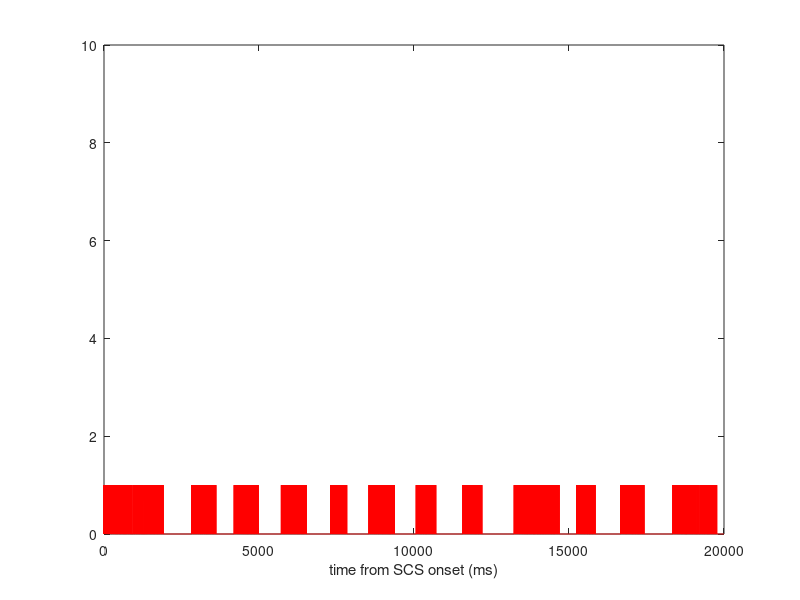
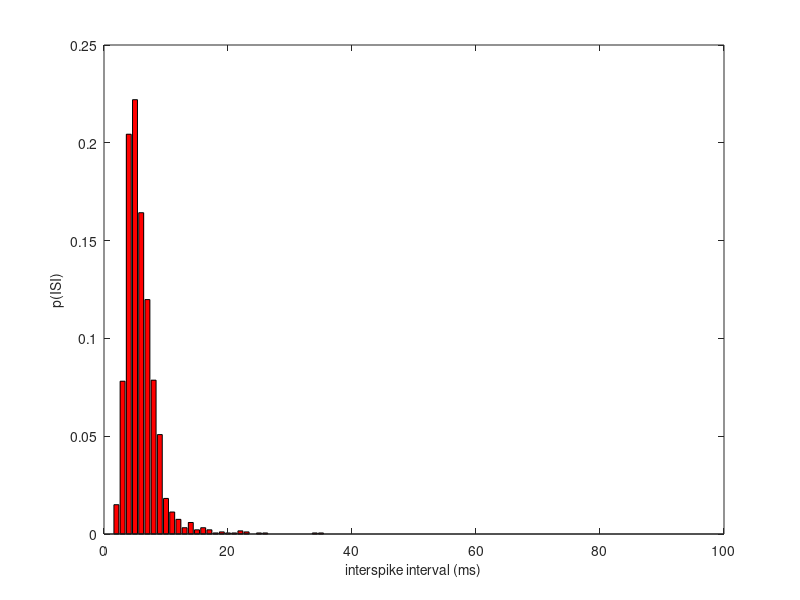
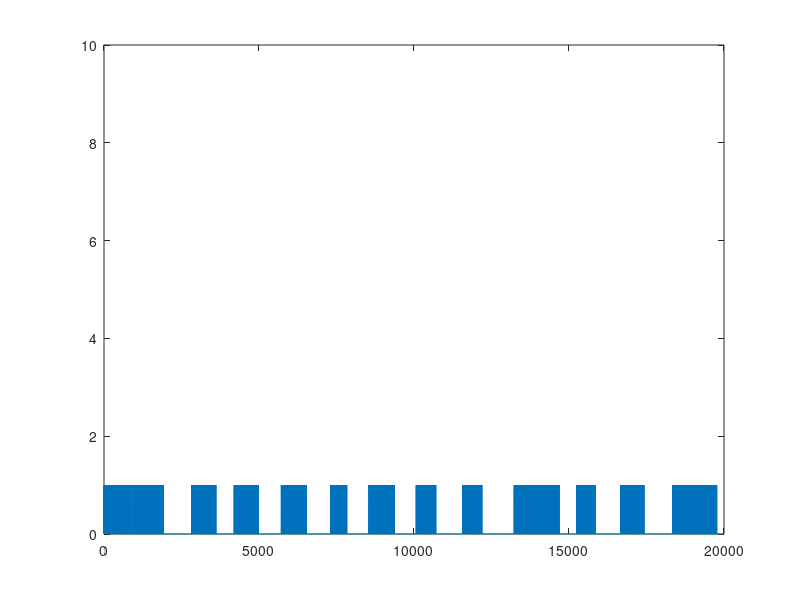

These charts were generated, in order, by the following MATLAB code:
%% The SCS abstract model for 1kHz including noise - In this code fast AHP, ADP and slow AHP mechanisms are considered. 
clc
clear all
close all
%
t=20000 ;  % time of stimulation (ms)

sigma=0.05 ;   % sigma for Guassian noise

threshold= 0  ;          % threshold is updated based on slow AHP

for i=1:t
    
r(1,i)=normrnd(threshold,sigma)     ;     % first step: a random number with guassian distribution is chosen , if the number>threshold => spike , otherwise no spike

if r(1,i) > threshold
    spike(1,i) = 1 ;
     s=i ;
    
    break
else 
    spike(1,i) = 0 ;
   
end
end


T=1 ;                     % time since last spike

% 6 parameters
step_size= 0.002;           % step size for slow AHP   
sAHP_tau=1200 ;              % slow AHP time constant

fAHP_amp=-0.7 ;          % fast AHP amplitude
fAHP_tau=2 ;             % fast AHP time constant

ADP_amp=0.3 ;            % ADP amplitude
ADP_tau=40 ;             % ADP time constant



a=step_size ;

for i=s+1:t
  
Fast_AHP= fAHP_amp*exp(-T/fAHP_tau);  
ADP= ADP_amp* exp(-T/ADP_tau)   ;
slow_AHP= a* exp(-T/sAHP_tau)   ;
threshold=slow_AHP ;
%threshold= normrnd(threshold,sigma) ;   % noisy threshold


C= Fast_AHP+ADP ;     % Combined fast AHP and ADP
C= normrnd(C,sigma)     ;   % noisy 

%C ;
  
    if   C > threshold
          spike(1,i)= 1 ;
          a= slow_AHP+ step_size ;
          T= 1 ;
          
    else
        spike(1,i)= 0 ;  
        T=T+1  ;
       
    end 
    
end 

% Plotting spike pattern 
figure
plot(1:t , spike , 'r')                                  
ylim([0 10])
xlabel('time from SCS onset (ms)')
%size(spike)

%% Calculating interspike interval

j=1 ;

for i=1:t                                                    
    if spike(1,i)==1
        v(1,j)=i ;
        j=j+1 ;
    end

end


j=1 ;


for i=1:(length(v)-1)

    ISI(1,j)=v(1,i+1)-v(1,i) ;      % ISI : interspike interval
    j=j+1 ;
end

% N7=ISI ;
% N='N7.mat' ;
% save(N) 


%% ISI histogram

x = unique(ISI)   ;    % temp vector of vals
ISI = sort(ISI)    ;     % sorted input aligns with temp (lowest to highest)
p = zeros(size(x)); % vector for freqs
% frequency for each value
for i = 1:length(x)
    p(i) = (sum(ISI == x(i)))/ (length(ISI)) ;
end
x ;
%p ;
%sum(p)
width=0.2 ;
%subplot(2,1,2) ;
figure
bar(x,p , 'r')
xlim([0 100])
xlabel('interspike interval (ms)' , 'FontSize', 10)
ylabel('p(ISI)' , 'FontSize', 10)
%set(gca,'XScale','log');



%%

%  N101k=ISI ;
%  N='N101k.mat' ;
%  save(N) 

%%
SPIKE(:,1)=spike ;
%%
 %xlswrite('Workbook.xlsx',spike)
figure
plot(1:20000,SPIKE)
ylim([0 10])









